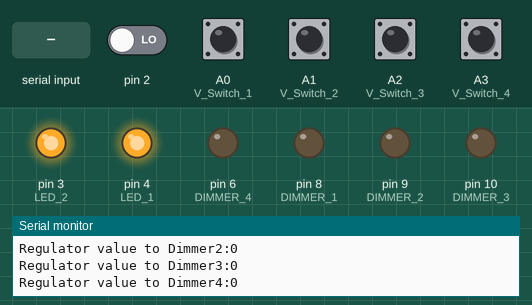
The sketch below on a simulated Arduino Uno, built with avr-gcc and run on an emulated ATmega328P. Parts: output pins drawn as LEDs (lit = HIGH), the last lines printed to the serial monitor. Inputs (shaded band) come from the test bench; at power-on: A0 (V_Switch_1), A1 (V_Switch_2), A2 (V_Switch_3), A3 (V_Switch_4) HIGH, pin 2 LOW.

Above: at 1.3 s.
1.4 s: "192.168.4.1\n" received over Serial
At 1.7 s:
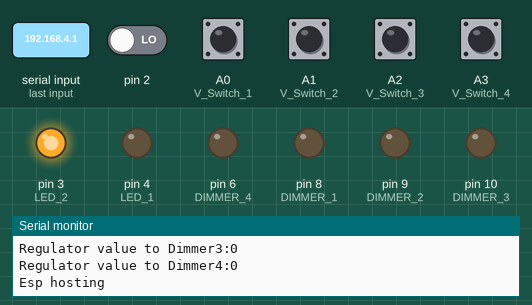
2.9 s: pin 2 driven HIGH
At 4.3 s:
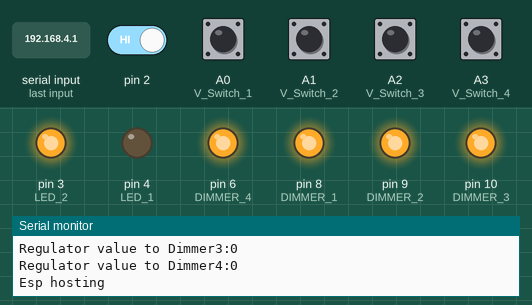
Timing chart, 0 to 5.9 s (numbered marks = the images above; inputs shaded):
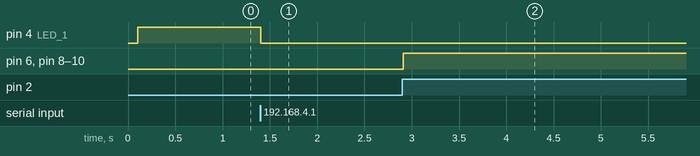

The sketch:

tmega_Code_Wifi_4T_1A_PWR_V0_1_All_Dimmer_Virtual_pushButton.ino
```cpp
/*Code for Wifi 4T_1A_PWR board
  The Board has one Triacs and it is dimmable

  This code is for Atmega328p
  Firmware Version: 0.1
  Hardware Version: 0.1

  Code Edited By :Naren
  Date: 11/02/19  //Description  modified the frequency step to 85 and dimming width to 100
  Last Edited By:Karthik B
  Date: 14/03/2019

// J1 header Programming pins

VCC 5V . . GND
TXDE   . . RXDA
RXDE   . . TXDA
DTRE   . . DTRA
RTSE   . . GND


*/
#include  <TimerOne.h>
#define version_no "FVer 0.1 ,HVer 0.1"

/*one line function*/
#define toggle(x)  digitalWrite(x, (digitalRead(x)^1)) ;
#define toggle_with_delay(x,y)  digitalWrite(x, (digitalRead(x)^1)) ; delay(y);

/*Dimmer pin no.*/
#define DIMMER_1 8 //Arduino Pin 10
#define DIMMER_2 9 //Arduino Pin 8
#define DIMMER_3 10 //Arduino Pin 9
#define DIMMER_4 6 //Arduino Pin 6

/*LED pin no.  */
#define LED_1 4 //Arduino Pin 4
#define LED_2 3 //Arduino Pin 3

/*manual switch */
#define V_Switch_1 A0 //switch //Arduino Pin A0
#define V_Switch_2 A1 //switch //Arduino Pin A1
#define V_Switch_3 A2 //switch //Arduino Pin A2
#define V_Switch_4 A3 //switch //Arduino Pin A3

#define HUMANPRESSDELAY 50 // the delay in ms untill the press should be handled as a normal push by human. Button debounce.

unsigned long count_regulator1 = 0; //Button press time counter
unsigned long dimval1 = 0; //Button press time counter
int button_press_flag1 = 1;
byte curBrightness1 = 0;

unsigned long count_regulator2 = 0; //Button press time counter
unsigned long dimval2 = 0; //Button press time counter
int button_press_flag2 = 1;
byte curBrightness2 = 0;

unsigned long count_regulator3 = 0; //Button press time counter
unsigned long dimval3 = 0; //Button press time counter
int button_press_flag3 = 1;
byte curBrightness3 = 0;

unsigned long count_regulator4 = 0; //Button press time counter
unsigned long dimval4 = 0; //Button press time counter
int button_press_flag4 = 1;
byte curBrightness4 = 0;
byte i = 0;
int flag =0;
/* ZCD */

#define ZCD_INT 0  //Arduino GPIO2
#define Dimmer_width 100 //100

int dimming1 = 100;  //100
int dimming2 = 100;  //100
int dimming3 = 100;  //100
int dimming4 = 100;  //100

int freqStep = 93;//85,82,80 //75*5 as prescalar is 16 for 80MHZ //77 for the led


/*Serial Data variables*/
String serialReceived;

String Dimmer_value_temp1;
String Dimmer_value_temp2;
String Dimmer_value_temp3;
String Dimmer_value_temp4;

String Dimmer_value1;
String Dimmer_value2;
String Dimmer_value3;
String Dimmer_value4;

String regulator_value_temp1;
String regulator_value_temp2;
String regulator_value_temp3;
String regulator_value_temp4;

/*POT Variable */
String regulator_value1;
String regulator_value2;
String regulator_value3;
String regulator_value4;

/*ZCD Variables */

volatile int dim_value1 = 0;
volatile int dim_value2 = 0;
volatile int dim_value3 = 0;
volatile int dim_value4 = 0;

volatile boolean zero_cross1 = 0;
volatile boolean zero_cross2 = 0;
volatile boolean zero_cross3 = 0;
volatile boolean zero_cross4 = 0;

volatile int int_regulator1;
volatile int int_regulator2;
volatile int int_regulator3;
volatile int int_regulator4;


/*Flags for Dimmer virtual switch concept */
volatile boolean dimmer_value_changed1 = false;
volatile boolean dimmer_value_changed2 = false;
volatile boolean dimmer_value_changed3 = false;
volatile boolean dimmer_value_changed4 = false;

volatile boolean regulator_value_changed1 = false;
volatile boolean regulator_value_changed2 = false;
volatile boolean regulator_value_changed3 = false;
volatile boolean regulator_value_changed4 = false;

volatile boolean dimmer_status = false;
volatile boolean mqttconnected = false;

int dimvalue1;
int dimvalue2;
int dimvalue3;
int dimvalue4;

void setup()
{

  Serial.begin(115200);
  delay(100);
  Serial.println("WiFi-4T channel 1A PWR board");
  Serial.println(version_no);

  pinMode(DIMMER_1, OUTPUT); //Dimmer_1 output
  pinMode(DIMMER_2, OUTPUT); //Dimmer_2 output
  pinMode(DIMMER_3, OUTPUT); //Dimmer_3 output
  pinMode(DIMMER_4, OUTPUT); //Dimmer_4 output

  pinMode(LED_1, OUTPUT);  //LED_1 output
  pinMode(LED_2, OUTPUT);  //LED_2 output

  pinMode(V_Switch_1, INPUT_PULLUP); //Dimmer_1 V_Switch input
  pinMode(V_Switch_2, INPUT_PULLUP); //Dimmer_2 V_Switch input
  pinMode(V_Switch_3, INPUT_PULLUP); //Dimmer_3 V_Switch input
  pinMode(V_Switch_4, INPUT_PULLUP); //Dimmer_4 V_Switch input

  attachInterrupt(ZCD_INT, zero_cross_detect, CHANGE);    // Attach an Interupt to Pin 2 (interupt 0) for Zero Cross Detection
  Timer1.initialize(freqStep);                      // Initialize TimerOne library for the freq we need
  Timer1.attachInterrupt(dim_check, freqStep);

  digitalWrite(LED_1, HIGH);
  digitalWrite(LED_2, HIGH);
  digitalWrite(DIMMER_1, LOW);
  digitalWrite(DIMMER_2, LOW);
  digitalWrite(DIMMER_3, LOW);
  digitalWrite(DIMMER_4, LOW);


}


void btn_handle()
{
  if (count_regulator1 <= 9)
  {
    count_regulator1 = 0;
  }

  if (!digitalRead(V_Switch_1))
  {
    if (button_press_flag1 == 1)
    {
      button_press_flag1 = 0;
      if (count_regulator1 <= 9)
      {
        count_regulator1 = count_regulator1 + 10;;
      }
      else
      {
        count_regulator1 = count_regulator1 + 10;
      }
      if (count_regulator1 <= 90)
      {
        //Serial.print("Reg1 VAL:");
        //Serial.println(count_regulator1);
        int_regulator1 = count_regulator1;
      }
      else if (count_regulator1 <= 100 && count_regulator1 > 90 )
      {
        dimval1 = count_regulator1 - 1;
        //Serial.print("Reg1 VAL:");
        //Serial.println(dimval1);
        int_regulator1 = dimval1;
      }
      else
      {
        count_regulator1 = 0;
        //Serial.print("Reg1 VAL:");
        //Serial.println(count_regulator1);
        int_regulator1 = count_regulator1;
      }
    }
  }
  else
  {
    button_press_flag1 = 1;
    if (count_regulator1 > 1 && count_regulator1 < HUMANPRESSDELAY / 5)
    {
      if (count_regulator1 <= 99)
      {
        //Serial.println(count_regulator1);
      }
      else
      {
        count_regulator1 = 0;
      }
    }
  }
  //######

  if (count_regulator2 <= 9)
  {
    count_regulator2 = 0;
  }

  if (!digitalRead(V_Switch_2))
  {
    if (button_press_flag2 == 1)
    {
      button_press_flag2 = 0;
      if (count_regulator2 <= 9)
      {
        count_regulator2 = count_regulator2 + 10;
      }
      else
      {
        count_regulator2 = count_regulator2 + 10;
      }
      if (count_regulator2 <= 90)
      {
        //Serial.print("Reg2 VAL:");
        //Serial.println(count_regulator2);
        int_regulator2 = count_regulator2;
      }
      else if (count_regulator2 <= 100 && count_regulator2 > 90 )
      {
        dimval2 = count_regulator2 - 1;
        //Serial.print("Reg2 VAL:");
        //Serial.println(dimval2);
        int_regulator2 = dimval2;
      }
      else
      {
        count_regulator2 = 0;
        //Serial.print("Reg2 VAL:");
        //Serial.println(count_regulator2);
        int_regulator2 = count_regulator2;
      }
    }
  }
  else
  {
    button_press_flag2 = 1;
    if (count_regulator2 > 1 && count_regulator2 < HUMANPRESSDELAY / 5)
    {
      if (count_regulator2 <= 99)
      {
        //Serial.println(count_regulator2);
      }
      else
      {
        count_regulator2 = 0;
      }
    }
  }
  //#######

  if (count_regulator3 <= 9)
  {
    count_regulator3 = 0;
  }

  if (!digitalRead(V_Switch_3))
  {
    if (button_press_flag3 == 1)
    {
      button_press_flag3 = 0;
      if (count_regulator3 <= 9)
      {
        count_regulator3 = count_regulator3 + 10;
      }
      else
      {
        count_regulator3 = count_regulator3 + 10;
      }
      if (count_regulator3 <= 90)
      {
        //Serial.print("Reg3 VAL:");
        //Serial.println(count_regulator3);
        int_regulator3 = count_regulator3;
      }
      else if (count_regulator3 <= 100 && count_regulator3 > 90 )
      {
        dimval3 = count_regulator3 - 1;
        //Serial.print("Reg3 VAL:");
        //Serial.println(dimval3);
        int_regulator3 = dimval3;
      }
      else
      {
        count_regulator3 = 0;
        //Serial.print("Reg3 VAL:");
        //Serial.println(count_regulator3);
        int_regulator3 = count_regulator3;
      }
    }
  }
  else
  {
    button_press_flag3 = 1;
    if (count_regulator3 > 1 && count_regulator3 < HUMANPRESSDELAY / 5)
    {
      if (count_regulator3 <= 99)
      {
        //Serial.println(count_regulator3);
      }
      else
      {
        count_regulator3 = 0;
      }
    }
  }

  //#######

  if (count_regulator4 <= 9)
  {
    count_regulator4 = 0;
  }

  if (!digitalRead(V_Switch_4))
  {
    if (button_press_flag4 == 1)
    {
      button_press_flag4 = 0;
      if (count_regulator4 <= 9)
      {
        count_regulator4 = count_regulator4 + 10;
      }
      else
      {
        count_regulator4 = count_regulator4 + 10;
      }
      if (count_regulator4 <= 90)
      {
        //Serial.print("Reg4 VAL:");
        //Serial.println(count_regulator4);
        int_regulator4 = count_regulator4;
      }
      else if (count_regulator4 <= 100 && count_regulator4 > 90 )
      {
        dimval4 = count_regulator4 - 1;
        //Serial.print("Reg4 VAL:");
        //Serial.println(dimval4);
        int_regulator4 = dimval4;
      }
      else
      {
        count_regulator4 = 0;
        //Serial.print("Reg4 VAL:");
        //Serial.println(count_regulator4);
        int_regulator4 = count_regulator4;
      }
    }
  }
  else
  {
    button_press_flag4 = 1;
    if (count_regulator4 > 1 && count_regulator4 < HUMANPRESSDELAY / 5)
    {
      if (count_regulator4 <= 99)
      {
        //Serial.println(count_regulator4);
      }
      else
      {
        count_regulator4 = 0;
      }
    }
  }


}

/*ZCD Interrupt Function*/
void zero_cross_detect()
{
  zero_cross1 = true;               // set the boolean to true to tell our dimming function that a zero cross has occured
  zero_cross2 = true;
  zero_cross3 = true;
  zero_cross4 = true;
  dim_value1 = 0;
  dim_value2 = 0;
  dim_value3 = 0;
  dim_value4 = 0;
  digitalWrite(DIMMER_1, LOW);      // turn off TRIAC (and AC)
  digitalWrite(DIMMER_2, LOW);      // turn off TRIAC (and AC)
  digitalWrite(DIMMER_3, LOW);      // turn off TRIAC (and AC)
  digitalWrite(DIMMER_4, LOW);      // turn off TRIAC (and AC)
}

/*Timer Interrupt Function used to trigger the triac for Dimming*/
void dim_check()
{
  /*For Dimmer */
  if (zero_cross1 == true)
  {

    //#######Dimmer_one##########
    if (dim_value1 >= dimming1)
    {
      digitalWrite(DIMMER_1, HIGH); // turn on Triac
      dim_value1 = 0; // reset time step counter
      zero_cross1 = false; //reset zero cross detection
    }
    else
    {
      dim_value1++; // increment time step counter
    }
  }

  if (zero_cross2 == true)
  {
    //#######Dimmer_two##########
    if (dim_value2 >= dimming2)
    {
      digitalWrite(DIMMER_2, HIGH); // turn on Triac
      dim_value2 = 0; // reset time step counter
      zero_cross2 = false; //reset zero cross detection
    }
    else
    {
      dim_value2++; // increment time step counter
    }
  }

  if (zero_cross3 == true)
  {
    //#######Dimmer_three##########
    if (dim_value3 >= dimming3)
    {
      digitalWrite(DIMMER_3, HIGH); // turn on Triac
      dim_value3 = 0; // reset time step counter
      zero_cross3 = false; //reset zero cross detection
    }
    else
    {
      dim_value3++; // increment time step counter
    }
  }

  if (zero_cross4 == true)
  {
    //#######Dimmer_four##########
    if (dim_value4 >= dimming4)
    {
      digitalWrite(DIMMER_4, HIGH); // turn on Triac
      dim_value4 = 0; // reset time step counter
      zero_cross4 = false; //reset zero cross detection
    }
    else
    {
      dim_value4++; // increment time step counter
    }
  }
}


void loop()
{

  i++;

  if (i >= 100)
  {

    btn_handle();

    regulator_value_temp1 = "Dimmer1:" + String((int_regulator1));
    regulator_value_temp2 = "Dimmer2:" + String((int_regulator2));
    regulator_value_temp3 = "Dimmer3:" + String((int_regulator3));
    regulator_value_temp4 = "Dimmer4:" + String((int_regulator4));
    i = 0;

  }


  /*############### Flag setting for Dimmable Triac ONE through Pot ###############*/

  if (regulator_value_temp1 != regulator_value1)
  {
    regulator_value1 = regulator_value_temp1;
    regulator_value_changed1 = true;
  }
  else
  {
    regulator_value_changed1 = false;
  }

  /*############### Flag setting for Dimmable Triac two through Pot ###############*/

  if (regulator_value_temp2 != regulator_value2)
  {
    regulator_value2 = regulator_value_temp2;
    regulator_value_changed2 = true;
  }
  else
  {
    regulator_value_changed2 = false;
  }
  /*############### Flag setting for Dimmable Triac three through Pot ###############*/

  if (regulator_value_temp3 != regulator_value3)
  {
    regulator_value3 = regulator_value_temp3;
    regulator_value_changed3 = true;
  }
  else
  {
    regulator_value_changed3 = false;
  }
  /*############### Flag setting for Dimmable Triac four through Pot ###############*/

  if (regulator_value_temp4 != regulator_value4)
  {
    regulator_value4 = regulator_value_temp4;
    regulator_value_changed4 = true;
  }
  else
  {
    regulator_value_changed4 = false;
  }
  //################################################################################


  /*############### Uart Data ###########################*/

  if (Serial.available() > 0)
  { // is a character available

    serialReceived = Serial.readStringUntil('\n');
    //  Serial.println(serialReceived);

    if (serialReceived.substring(0, 7) == "status:")
    {
      dimmer_status = true;
    }
    /*############### Dimmer_1 ###########################*/

    if (serialReceived.substring(0, 8) == "Dimmer1:")
    {
      Dimmer_value_temp1 = serialReceived;
    }

    /*############### Dimmer_2 ###########################*/
    if (serialReceived.substring(0, 8) == "Dimmer2:")
    {
      Dimmer_value_temp2 = serialReceived;
    }
    /*############### Dimmer_3 ###########################*/
    if (serialReceived.substring(0, 8) == "Dimmer3:")
    {
      Dimmer_value_temp3 = serialReceived;
    }
    /*############### Dimmer_4 ###########################*/
    if (serialReceived.substring(0, 8) == "Dimmer4:")
    {
      Dimmer_value_temp4 = serialReceived;
    }

    /*############### Led indication###########################*/
    if (serialReceived.substring(0, 1) == ".")  //Wifi_Connecting
    {
      digitalWrite(LED_2, HIGH);
      toggle_with_delay(LED_1, 100);
    }

    if (serialReceived.substring(0, 21) == "Old Network Not Found")
    {
      digitalWrite(LED_2, HIGH);
      toggle_with_delay(LED_1, 1000);
    }
    if (serialReceived.substring(0, 11) == "192.168.4.1") // wif config mode
    {
      Serial.println("Esp hosting");
      digitalWrite(LED_1, LOW);
      digitalWrite(LED_2, HIGH);
    }
    if (serialReceived.substring(0, 14) == "WiFi connected")
    {
      Serial.println("Wifi Connected");
      digitalWrite(LED_2, LOW);
      digitalWrite(LED_1, LOW);
    }

  }


  /*################## Flag setting for Dimmable Triac ONE through uart ##################################*/

  if ( Dimmer_value_temp1 != Dimmer_value1)
  {
    Dimmer_value1 = Dimmer_value_temp1;
    dimmer_value_changed1 = true;
  }
  else
  {
    dimmer_value_changed1 = false;
  }

  /*################## Flag setting for Dimmable Triac two through uart ##################################*/

  if ( Dimmer_value_temp2 != Dimmer_value2)
  {
    Dimmer_value2 = Dimmer_value_temp2;
    dimmer_value_changed2 = true;
  }
  else
  {
    dimmer_value_changed2 = false;
  }

  /*################## Flag setting for Dimmable Triac three through uart ##################################*/

  if ( Dimmer_value_temp3 != Dimmer_value3)
  {
    Dimmer_value3 = Dimmer_value_temp3;
    dimmer_value_changed3 = true;
  }
  else
  {
    dimmer_value_changed3 = false;
  }

  /*################## Flag setting for Dimmable Triac four through uart ##################################*/

  if ( Dimmer_value_temp4 != Dimmer_value4)
  {
    Dimmer_value4 = Dimmer_value_temp4;
    dimmer_value_changed4 = true;
  }
  else
  {
    dimmer_value_changed4 = false;
  }
  //####################################################################################################

  /*####################### Dimmable Triac 1 ##################################*/

  if (Dimmer_value1.substring(0, 8) == "Dimmer1:" && dimmer_value_changed1 == true )
  {
    dimming1 = Dimmer_width - Dimmer_value1.substring(8, 10).toInt();
    delay(5);
    //Serial.println("Uart value to "+Dimmer_value1);
    dimvalue1 = Dimmer_value1.substring(8, 10).toInt();
  }

  if (regulator_value1.substring(0, 8) == "Dimmer1:" && regulator_value_changed1 == true )
  {
    dimming1 = Dimmer_width - regulator_value1.substring(8, 10).toInt();
    delay(5);
    Serial.println("Regulator value to " + regulator_value1);
    dimvalue1 = regulator_value1.substring(8, 10).toInt();
  }

  /*####################### Dimmable Triac 2 ##################################*/

  if (Dimmer_value2.substring(0, 8) == "Dimmer2:" && dimmer_value_changed2 == true )
  {
    dimming2 = Dimmer_width - Dimmer_value2.substring(8, 10).toInt();
    delay(5);
    //Serial.println("Uart value to "+Dimmer_value2);
    dimvalue2 = Dimmer_value2.substring(8, 10).toInt();
  }

  if (regulator_value2.substring(0, 8) == "Dimmer2:" && regulator_value_changed2 == true )
  {
    dimming2 = Dimmer_width - regulator_value2.substring(8, 10).toInt();
    delay(5);
    Serial.println("Regulator value to " + regulator_value2);
    dimvalue2 = regulator_value2.substring(8, 10).toInt();
  }

  /*####################### Dimmable Triac 3 ##################################*/

  if (Dimmer_value3.substring(0, 8) == "Dimmer3:" && dimmer_value_changed3 == true )
  {
    dimming3 = Dimmer_width - Dimmer_value3.substring(8, 10).toInt();
    delay(5);
    //Serial.println("Uart value to "+Dimmer_value3);
    dimvalue3 = Dimmer_value3.substring(8, 10).toInt();
  }

  if (regulator_value3.substring(0, 8) == "Dimmer3:" && regulator_value_changed3 == true )
  {
    dimming3 = Dimmer_width - regulator_value3.substring(8, 10).toInt();
    delay(5);
    Serial.println("Regulator value to " + regulator_value3);
    dimvalue3 = regulator_value3.substring(8, 10).toInt();
  }

  /*####################### Dimmable Triac 4 ##################################*/

  if (Dimmer_value4.substring(0, 8) == "Dimmer4:" && dimmer_value_changed4 == true )
  {
    dimming4 = Dimmer_width - Dimmer_value4.substring(8, 10).toInt();
    delay(5);
    // Serial.println("Uart value to "+Dimmer_value4);
    dimvalue4 = Dimmer_value4.substring(8, 10).toInt();
  }

  if (regulator_value4.substring(0, 8) == "Dimmer4:" && regulator_value_changed4 == true )
  {
    dimming4 = Dimmer_width - regulator_value4.substring(8, 10).toInt();
    delay(5);
    Serial.println("Regulator value to " + regulator_value4);
    dimvalue4 = regulator_value4.substring(8, 10).toInt();
  }

  //################################################################################

  if (dimmer_status == true)
  {
    Serial.println("D:" + zero_adj(dimvalue1) + "," + zero_adj(dimvalue2) + "," + zero_adj(dimvalue3) + "," + zero_adj(dimvalue4));
    dimmer_status = false;
  }
}

//end off loop

String zero_adj(int val)
{
  if (val >= 10)
  {
    return String(val);
  }
  else
  {
    return "0" + String(val);
  }
}
```

Measured:
- after the input at 1.4 s, pin 4 (LED_1): HIGH → LOW at once
- after the input at 2.9 s, pin 6 (DIMMER_4), pin 8 (DIMMER_1), pin 9 (DIMMER_2), pin 10 (DIMMER_3): LOW → HIGH at once
